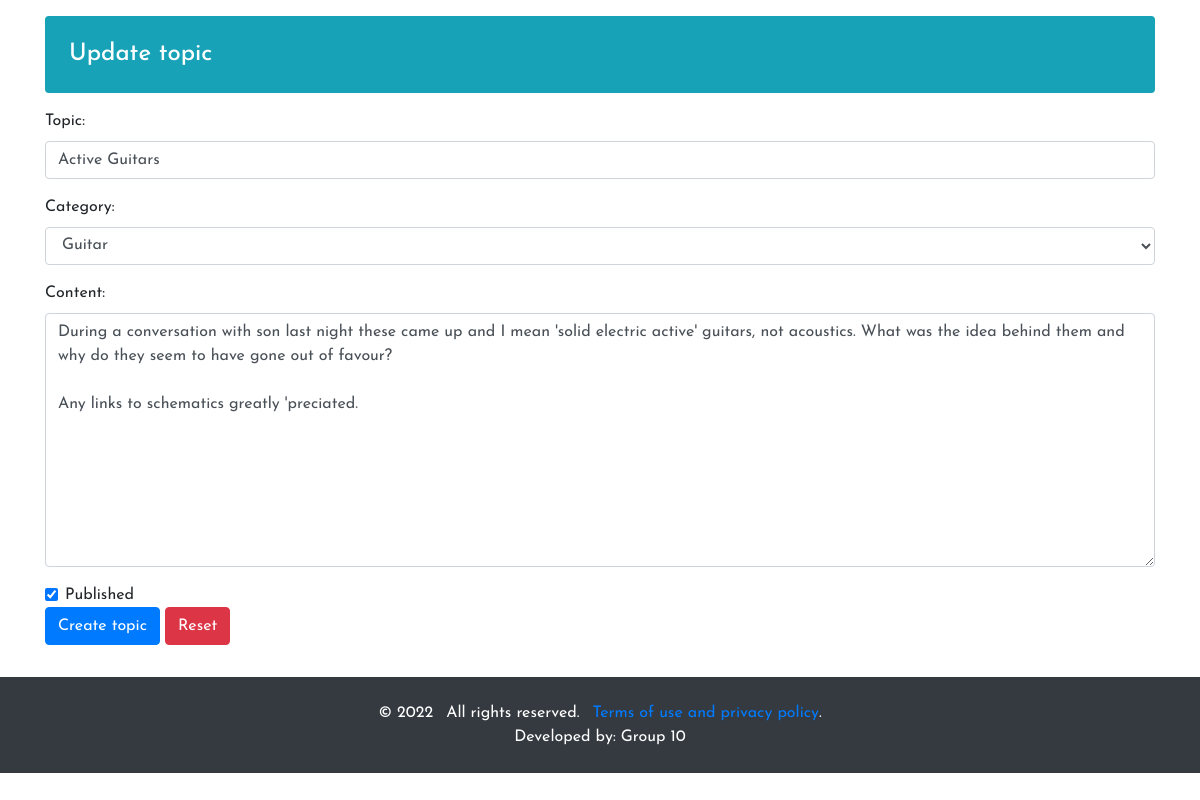
/admin/editpost.php?id=1, run on the app's committed database.
### tables this page shows
CREATE TABLE `post_tbl` (
  `id` int(11) NOT NULL,
  `user_id` int(11) NOT NULL,
  `category_id` int(11) NOT NULL,
  `title` varchar(50) NOT NULL,
  `content` text DEFAULT NULL,
  `status` tinyint(1) NOT NULL DEFAULT 0,
  `delete_flag` tinyint(1) NOT NULL,
  `created_at` timestamp NOT NULL DEFAULT current_timestamp(),
  `updated_at` timestamp NULL DEFAULT current_timestamp()
);

CREATE TABLE `category_tbl` (
  `id` int(11) NOT NULL,
  `name` varchar(30) NOT NULL,
  `description` varchar(100) NOT NULL,
  `status` tinyint(1) NOT NULL,
  `delete_flag` tinyint(1) NOT NULL,
  `created_at` timestamp NOT NULL DEFAULT current_timestamp(),
  `updated_at` timestamp NOT NULL DEFAULT current_timestamp()
);

### admin/editpost.php (the view, shortened to what this page needs)
<?php
require '../config.php';
?>
<!DOCTYPE html>
<html lang="en">
  <head>
    <link rel="stylesheet" href="../css/bootstrap.min.css">
  </head>
  <body>
    <div class="container my-3">
      <div class="row">
        <div class="col-12">
          <h2 class="h4 text-white bg-info mb-3 p-4 rounded">Update topic</h2>
          <?php
            $ano = "";
          $query = mysqli_query($con,"SELECT a.*,b.username,c.id as catid,c.name FROM post_tbl a INNER JOIN user_tbl b on a.user_id = b.id INNER JOIN category_tbl c on a.category_id=c.id WHERE a.id='".$_GET['id']."'");
          while($rowspost = mysqli_fetch_assoc($query)){
            if($rowspost['status'] == 1){
                $ano = "checked";
            }
            else{
                $ano = "";
            }
        ?>
          <form action="" method="POST" class="mb-3">
            <div class="form-group">
              <label for="topic">Topic:</label>
              <input type="text" class="form-control" value="<?php echo $rowspost['title'];?>" id="topic" name="topic" placeholder="Give your topic a title." required>
            </div>
            <div class="form-group">
              <label for="topic">Category:</label>
              <select class="form-control" name="category" id="cars">
              <option value="<?php echo $rowspost['catid'];?>"><?php echo $rowspost['name'];?></option>
                <?php
                $query = mysqli_query($con, "SELECT * FROM category_tbl");
                ?>
              </select>
            </div>
            <div class="form-group">
              <label for="comment">Content:</label>
              <textarea class="form-control" name="content" rows="10" placeholder="Write your content here." required><?php echo $rowspost['content'];?></textarea>
            </div>
            <div class="form-check">
              <input type="checkbox" class="form-check-input sdf" id="status_checkbox" name="status" value="<?php echo $rowspost['status'];?>" <?php echo $ano;?>>
              <label class="form-check-label" for="checkbox">Published</label>
            </div>
            <button type="submit" class="btn btn-primary" name="newtopic">Create topic</button>
            <button type="reset" class="btn btn-danger">Reset</button>
          </form>
          <?php }?>
        </div>
      </div>
    </div>
    <footer class="medium bg-dark text-white">
        <div class="container py-4">
          <ul class="list-inline mb-0 text-center">
            <li class="list-inline-item">&copy; 2022</li>
            <li class="list-inline-item">All rights reserved.</li>
            <li class="list-inline-item"><a href="#">Terms of use and privacy policy</a>.</li>
          </ul>
          <ul class="list-inline mb-0 text-center">
          <li class="list-inline-item">Developed by: Group 10</li>
        </div>
      </footer>
  </body>
</html>

### admin/editpost.php (style rules this page uses)
* { margin: 0; padding: 0; box-sizing: border-box; list-style: none; text-decoration: none; font-family: "Josefin Sans", sans-serif; }

### data on the page
post_tbl: topic "Active Guitars", category "Guitar", content "During a conversation with son last night these came up and I mean 'solid electric active' guitars, not acoustics. What was the idea behind them and why do they seem to have gone out of favour? Any links to schematics greatly 'preciated."
